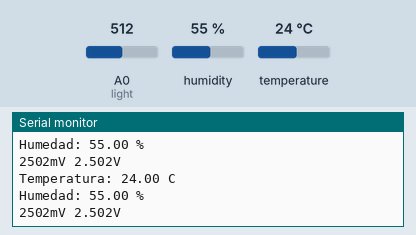
Recording of a sketch running on a simulated Arduino Mega 2560, built with avr-gcc and run on an emulated ATmega2560. Shown: the last lines printed to the serial monitor. The inputs (shaded band) are chosen by the test bench; at power-on: humidity 55 %, A0 (light) = 512, temperature 24 °C. Storage starts empty.

Above: at 2.8 s.
2.9 s: humidity set to 22 %
At 3.36 s:
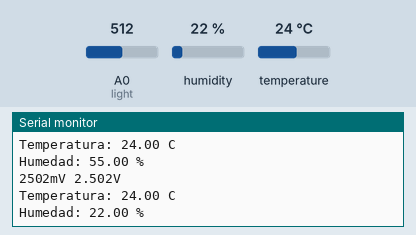
5.0 s: A0 (light) set to 716
At 5.9 s:
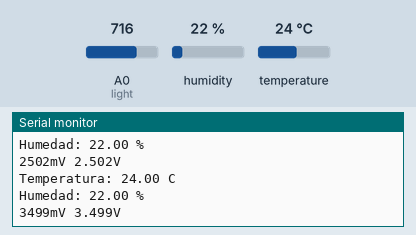
7.1 s: temperature set to 12 °C
At 7.88 s:
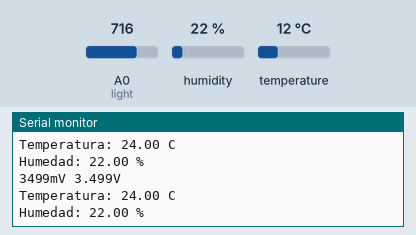
9.2 s: A0 (light) set to 900
At 10.3 s:
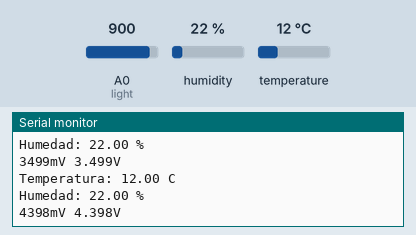
11.3 s: humidity set to 40 %
At 13.0 s:
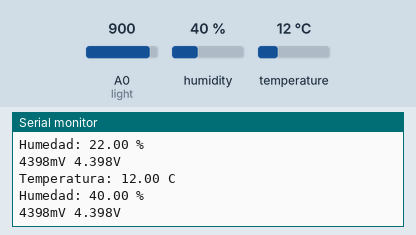
Timing chart, 0 to 14.4 s (numbered marks = the images above; inputs shaded):
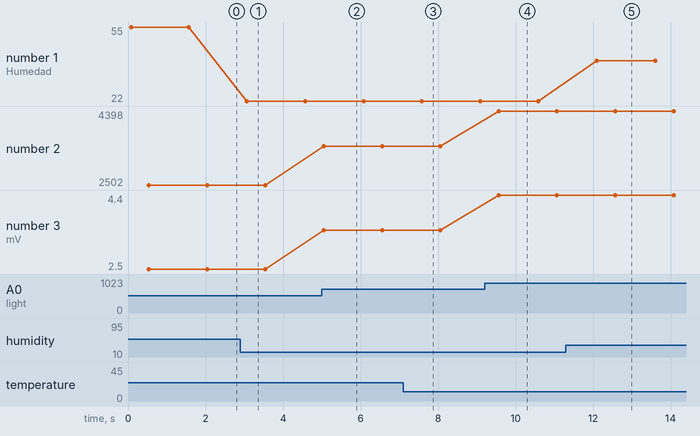

The sketch:

sensorInv.ino
```cpp
// definiciones de sensor de temperatura y humedad (AM2302)
#include "DHT.h"
#define DHTPIN 2
#define DHTTYPE DHT22
DHT dht(DHTPIN, DHTTYPE);

// definiciones de micro sd card adapted
#include "SD.h"
#include "SPI.h"
#define SSpin 53
File archivo;

//definiciones de sensor de luz
#define light A0 // define entrada de pin
//definiciones de sensor de presión atmosferica(barometro)
#include "Wire.h"
#include "Adafruit_Sensor.h"
#include "Adafruit_BMP280.h"

Adafruit_BMP280 bmp;

float TEMPERATURA;
float PRESION;
//definiciones de reloj(DS3231)


void setup() {
  //comunicación con puerto serial
  Serial.begin(9600);
  Serial.println(F("green field by victor"));

  // primera ejecución de sensor de temperatura y humedad (AM2302)
  dht.begin();

  // definiciones de micro sd card adapted
  if (!SD.begin(SSpin)) {
    Serial.println("Fallo en inicializar memoria");
    return;
  }
  Serial.print("Inicializó correctamente la memoria");
  archivo = SD.open("datos.txt" , FILE_WRITE);
  if (archivo) {
    for (int i = 1; i < 1; i++) {
      float h = dht.readHumidity();
      float t = dht.readTemperature();

      archivo.print(i);
      archivo.print(",");
      archivo.print(t);
      archivo.print(",");
      archivo.print(h);
      Serial.print(F("Humidity: "));
      Serial.print(h);
      Serial.print(F("%  Temperature: "));
      Serial.print(t);
      Serial.println(F("°C "));
      delay(1000);
    }
    archivo.close();
  }
  //definiciones de sensor de luz

  //definiciones de sensor de presión atmosferica(barometro)
  if (!bmp.begin() ) {
    Serial.println("no encontrado");
  }

}


void loop() {
  /*
    TEMPERATURA = bmp.readTemperature();
    PRESION = bmp.readPressure()/100;
  */
  float h = dht.readHumidity();
  float t = dht.readTemperature();
  Serial.print("Temperatura: ");
  Serial.print(t);
  Serial.println(" C ");
  Serial.print("Humedad: ");
  Serial.print(h);
  Serial.println(" % ");
  delay(500);
  int Lvalue = analogRead(light);// read the light
  int mVolt = map(Lvalue, 0, 1023, 0, 5000); // map analogue reading to 5000mV
  float volt = (double)mVolt / 1000; // convert millivolt to volt

  Serial.print(mVolt);// print millivolt
  Serial.print( "mV ");
  Serial.print(volt, 3); // print volts with 3 decimal places
  Serial.println( "V ");
  delay(1000);// wait for 1000 milliseconds
}
```

Measured:
- after the input at 2.9 s, the serial monitor: prints a new line after 0.17 s (image 1)
- after the input at 5.0 s, the serial monitor: prints a new line after 0.05 s (image 2)
- after the input at 9.2 s, the serial monitor: prints a new line after 0.37 s (image 4)
- after the input at 11.3 s, the serial monitor: prints a new line after 0.80 s (image 5)
- plotted number 1: 55 → 22 after the input at 2.9 s, 22 → 40 after the input at 11.3 s
- plotted number 2: 2502 → 3499 after the input at 5.0 s, 3499 → 4398 after the input at 9.2 s
- plotted number 3: 2.5 → 3.5 after the input at 5.0 s, 3.5 → 4.4 after the input at 9.2 s
